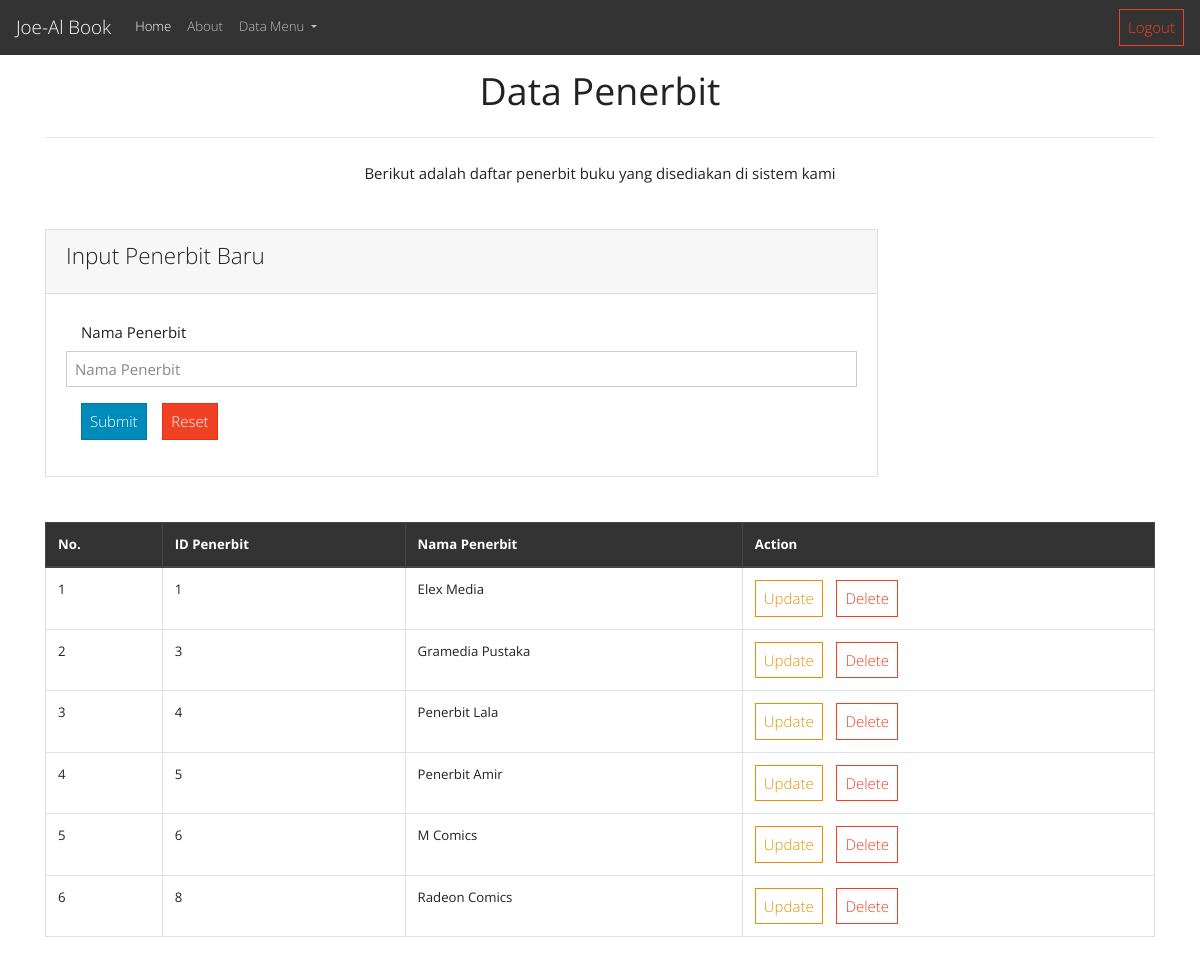
Page /index.php/penerbit on the committed database.
### tables this page shows
CREATE TABLE `penerbit` (
  `id` int(3) NOT NULL,
  `nama_penerbit` varchar(30) NOT NULL
);

### application/controllers/Penerbit.php (called while the page is built, shortened)
<?php
class Penerbit extends CI_Controller {
	public function __construct()
	{
		$this->load->model('M_penerbit');
		$this->load->library('form_validation');
	}
	public function index()
	{
		$data['penerbit'] = $this->M_penerbit->tampil_data()->result();
		$this->load->view('datapenerbit', $data);
	}
}

### index.php (called while the page is built, shortened)
<?php
require_once BASEPATH.'core/CodeIgniter.php';

### application/models/M_penerbit.php (called while the page is built, shortened)
<?php
class M_penerbit extends CI_Model {
	public function tampil_data()
	{
		return $this->db->get('penerbit');
	}
}

### application/views/datapenerbit.php (the view, shortened to what this page needs)
<!DOCTYPE html>
<html lang="en">
	<head>
		<link href="https://stackpath.bootstrapcdn.com/bootswatch/4.1.1/yeti/bootstrap.min.css" rel="stylesheet">
		<link rel="stylesheet" href="https://cdnjs.cloudflare.com/ajax/libs/open-iconic/1.1.1/font/css/open-iconic-bootstrap.min.css" />
	</head>
	<body>
		<nav class="navbar navbar-expand-lg navbar-dark bg-dark fixed-top">
			<a class="navbar-brand" href="#">Joe-Al Book</a>
			<div class="collapse navbar-collapse" id="navbarColor02">
			  	<ul class="navbar-nav mr-auto">
				    <li class="nav-item active">
				      <a class="nav-link" href="<?php echo base_url('Home/index'); ?>">Home <span class="sr-only">(current)</span></a>
				    </li>
				    <li class="nav-item">
				      <a class="nav-link" href="#">About</a>
				    </li>
				    <li class="nav-item dropdown">
				    	<a class="nav-link dropdown-toggle" href="#" id="navbarDropdown" role="button" data-toggle="dropdown" aria-haspopup="true" aria-expanded="false">
         					Data Menu
       					</a>
				    </li>
			  	</ul>
			  	<a class="btn btn-outline-danger my-2 my-sm-0" href="<?php echo base_url('Login/logout'); ?>">
			  		<span class="oi oi-account-logout"></span> Logout
			  	</a>
			</div>
		</nav>
		<br><br><br>
		<div class="container">
			<center><h1><b>Data Penerbit</b></h1></center>
			<center><hr class="my-4"></center>
			<center>Berikut adalah daftar penerbit buku yang disediakan di sistem kami</center>
			<br><br>
			<div class="card w-75">
				<div class="card-header">
					<h4 class="card-title">Input Penerbit Baru</h4>
				</div>
				<div class="card-body">
					<?php echo form_open('Penerbit/aksi_input'); ?>
						<div class="form-group">
							<label class="col-sm-6 col-form-label" for="nama">Nama Penerbit</label>
							<input type="text" name="nama" class="form-control" placeholder="Nama Penerbit">
						</div>
						<div class="form-group">
							<div class="col-sm-10">
								<button type="submit" class="btn btn-primary">
									<span class="oi oi-check"></span> Submit
								</button>
								<button type="reset" class="btn btn-danger">
									<span class="oi oi-trash"></span> Reset
								</button>
							</div>
						</div>
					<?php echo form_close(); ?>
				</div>
			</div>
			<br><br>
			<table class="table table-bordered table-hover">
				<thead class="thead-dark">
					<tr>
						<th>No.</th>
						<th>ID Penerbit</th>
						<th>Nama Penerbit</th>
						<th colspan="2">Action</th>
					</tr>
				</thead>
				<tbody>
					<?php $no = 1; foreach ($penerbit as $key) { ?>
						<tr>
							<td><?php echo $no++; ?></td>
							<td><?php echo $key->id; ?></td>
							<td><?php echo $key->nama_penerbit; ?></td>
							<td>
								<a class="btn btn-outline-warning" href="<?php echo base_url('Penerbit/update/'.$key->id); ?>">
									<span class="oi oi-loop"></span> Update
								</a>
								<a class="btn btn-outline-danger" href="<?php echo base_url('Penerbit/delete/'.$key->id); ?>">
									<span class="oi oi-trash"></span> Delete
								</a>
							</td>
						</tr>
					<?php } ?>
				</tbody>
			</table>
		</div>
	</body>
</html>

### rows in the picture
penerbit: id "1", nama_penerbit "Elex Media"
penerbit: id "3", nama_penerbit "Gramedia Pustaka"
penerbit: id "4", nama_penerbit "Penerbit Lala"
penerbit: id "5", nama_penerbit "Penerbit Amir"
penerbit: id "6", nama_penerbit "M Comics"
penerbit: id "8", nama_penerbit "Radeon Comics"
